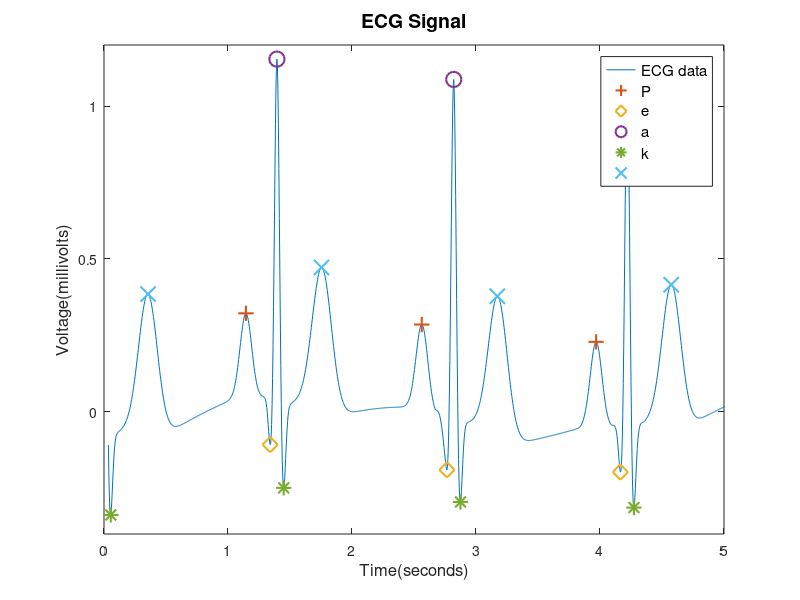

This figure's MATLAB source: (Note: this script raises an error after producing the figure.)
clear; clc; close all;

%Load the ECG data (.mat file) of the patient
    load ecg3.mat;

%Plot the patient's ECG and add labels
figure();
plot(time, ecg);
legend("ECG data", 'fontSize', 11);
title("ECG Signal",'fontSize', 14);
xlabel("Time(seconds)",'fontSize', 12);
ylabel('Voltage(millivolts)', 'fontSize', 12);
ylim([-0.4,1.2]);
xlim([0,5]);

% Create an array containing arrays with indicies of each peak
for i = 1:5
    Index_Peak(i) = {find(marker==i)};
end

%Add the peak markers to the ECG graph
markerAtributes= ["+", "d", "o", "*", "x";
"Peak P","Peak Q","Peak R","Peak S","Peak T"];
hold on;

for i = 1:5
    plot(time(Index_Peak{i}),ecg(Index_Peak{i}),markerAtributes(1,i),'MarkerSize', 11 ,'DisplayName', markerAtributes(2,i),'lineWidth', 1.5);
end
    
%% P wave Analysis (Heart rate and variation)

%Calculate the period of Heart Beat and then find Heart Rate
Period = diff(time(Index_Peak{1}));
Avg_Heart_Rate = 60 / (sum(Period) / length(Period));
Heart_Rate = 60./Period;

%Compare the Heart Rate and perform diagnosis 
if Avg_Heart_Rate < 60
    Diag_Heart_Rate="Sinus Bradycardia";
elseif 60 <= Avg_Heart_Rate && Avg_Heart_Rate <= 100
    Diag_Heart_Rate = "Normal Rate";
else
    Diag_Heart_Rate = "Sinus Tachycardia";
end

%Find the maximum variation in Heart Rate
Max_Var_Heart_Rate = 0;
for i= 2: length(Heart_Rate)
    Possible_Maximum = abs(1 - (Heart_Rate(i)/Heart_Rate(i-1)));
    if Possible_Maximum > Max_Var_Heart_Rate
        Max_Var_Heart_Rate = Possible_Maximum;
    end
end

%Compare the Heart Rate from the acceptable range and perform diagnosis
if Max_Var_Heart_Rate < 1.1   
    Diag_Variation = " Less than 10% - Normal";
elseif Max_Var_Heart_Rate > 1.1
    Diag_Variation = "Greater than 10% - Sinus Arrhythmia";
end

%% PR Interval Analysis (0.12 - 0.20 s)
PR_Interval = findInterval(Index_Peak{1}, Index_Peak{3}, time);
Avg_PR_Interval = sum(PR_Interval) / length(PR_Interval);
Diag_PR_Interval = "PR Interval Normal";

%Compare PR interval to normal and perform diagnosis
if Avg_PR_Interval>0.20
    Diag_PR_Interval = "Long, can be first degree heart block and trifascular block ";
elseif Avg_PR_Interval<0.12
    Diag_PR_Interval = "Short, can be Wolff Parkinson White Syndrome or Lown Ganong Levine Syndrome ";
end

%% QRS Interval Analysis (<0.12s)

%Find each QRS interval and calculate the average QRS interval
QRS_Interval = findInterval(Index_Peak{2}, Index_Peak{4}, time);
Avg_QRS_Interval = sum(QRS_Interval)/length(QRS_Interval);

%Compare the QRS duration to normal and perform diagnosis
Diag_QRS_Interval = "Normal QRS Duration";
if Avg_QRS_Interval > 0.12
    Diag_QRS_Interval = "Long, can be right or left bundle branch block, Hyperkalaemia";
end

%% QT Interval Analysis (<0.48s)

% Measure the QT interval from the START of Q wave to END of T wave. However for rough calculations, the points are shifted to the the peak of the P wave and the T wave.
QT_Interval = findInterval(Index_Peak{1}, Index_Peak{5}, time);
QT_Interval_Corrected = QT_Interval./sqrt(Period);
Avg_QTc = sum(QT_Interval_Corrected) / length(QT_Interval_Corrected);

%Compares QTC interval to normal and creates diagnosis
    Diag_QTc_Interval = "Normal QTC Interval";
if(Avg_QTc>0.48)
    Diag_QTc_Interval = "High, can be Myocardial Infarction or Subarachnoid Haemorrhage (SAH)";
end

%% Informs user of possible heart conditions
disp(" - - - - - - - - - - - - ECG REPORT - - - - - - - - - - - - ")
disp("Patient ECG Analysis :")
disp("Heart rate: " + round(Avg_Heart_Rate) + "bpm - " + Diag_Heart_Rate )
disp("Variation in Heart Rate: "+ Diag_Variation)
disp("PR Interval: " + round(Avg_PR_Interval,2) + "seconds - " + Diag_PR_Interval)
disp("QRS Interval: " + round(Avg_QRS_Interval,2)+ "seconds - " + Diag_QRS_Interval)
disp("QT Interval: "+ round(Avg_QTc,2) + "seconds - " + Diag_QTc_Interval)
disp(" - - - - - - - - - - - END OF REPORT  - - - - - - - - - - - ")

%% Funtion that returns array with interval between peaks
function f = findInterval(first, second, time)
    start = 1;
    last = 0;

    %Check if the second peak comes before the first peak at the start
    if first(1)>second(1)
        start = 2;
    end
    
    %Check if the first peak appears at the end of the data without the second peak after
    if first(end)>second(end)
        last = 1;
    end
    
    %Return the array with interval between each set of peaks.
    f = time(second(start:end)) - time(first(1:end-last));
end